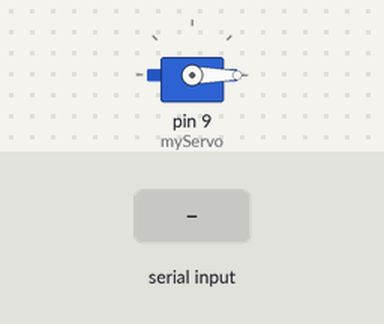
Bench run of a sketch on a simulated Arduino Uno, built with avr-gcc and run on an emulated ATmega328P. Shown: servo. The inputs (shaded band) are chosen by the test bench.

Above: at 1.2 s.
1.3 s: "90,45\n" received over Serial
At 2.5 s:
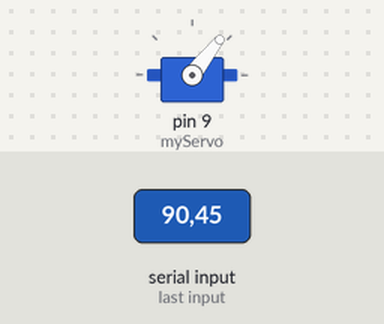
2.8 s: "5\n" received over Serial
At 3.6 s:
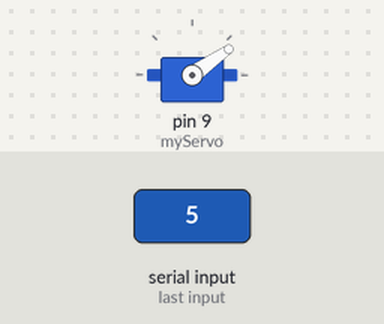
4.3 s: "200\n" received over Serial
At 4.8 s:
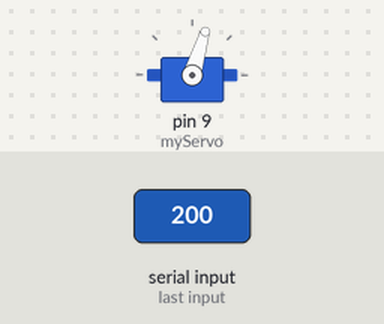
5.8 s: "90\n" received over Serial
At 7.1 s:
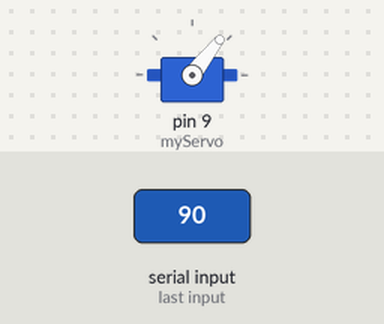
Timing chart, 0 to 8.3 s (numbered marks = the images above; inputs shaded):
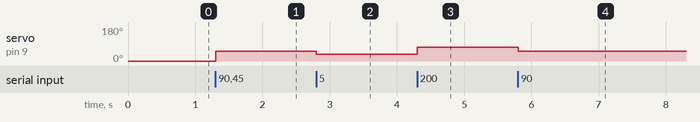

Measured:
- after the input at 1.3 s, servo on pin 9 (myServo): 0° → 52° at once
- after the input at 2.8 s, servo on pin 9 (myServo): 52° → 35° at once
- after the input at 4.3 s, servo on pin 9 (myServo): 35° → 73° at once
- after the input at 5.8 s, servo on pin 9 (myServo): 73° → 52° at once

The sketch:

Servo_Serial.ino
```cpp
#include <Servo.h>

Servo myServo;
int input;

void setup() {
  Serial.begin(9600);
  myServo.attach(9);

}

void loop() {

   myServo.writeMicroseconds(input);
}

void serialEvent() {
  if(Serial.available()){
      String inString = Serial.readStringUntil('\n');

      input = inString.toInt();
      input = map(input, 0, 600, 900, 2100);


  }
}
```
